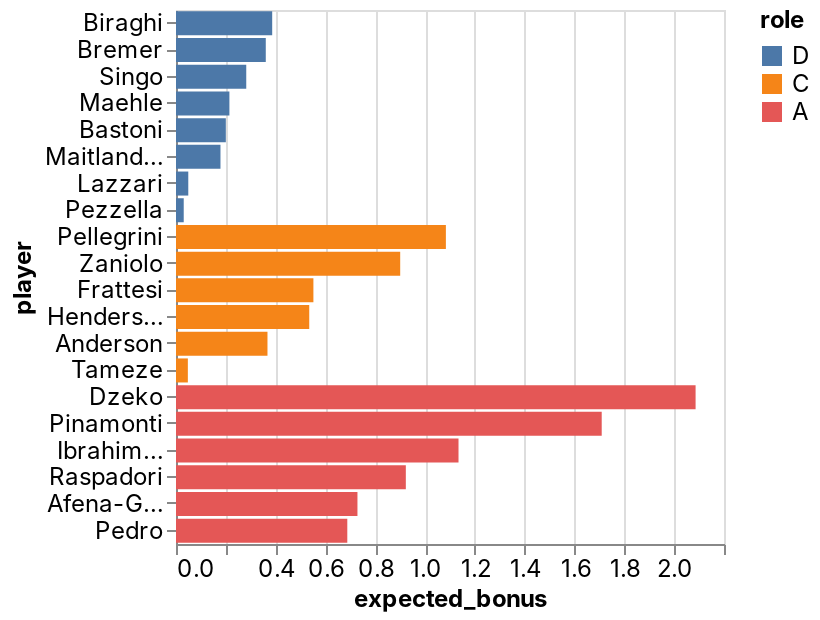

Source (notebook cell):
### Code cell
_deepnote_run_altair(team, """{"$schema":"https://vega.github.io/schema/vega-lite/v4.json","mark":{"type":"bar","tooltip":{"content":"data"}},"height":220,"autosize":{"type":"fit"},"data":{"name":"placeholder"},"encoding":{"x":{"field":"expected_bonus","type":"quantitative","sort":null,"scale":{"type":"linear","zero":false}},"y":{"field":"player","type":"nominal","sort":null,"scale":{"type":"linear","zero":true}},"color":{"field":"role","type":"nominal","sort":null,"scale":{"type":"linear","zero":false}}}}""")

### Figure 1 — Vega-Lite specification as saved in the notebook (floating-point values rounded to 4 significant figures)
{"config": {"view": {"continuousWidth": 400, "continuousHeight": 300}, "area": {"fill": "#51C0E9"}, "axis": {"labelFont": "Inter, sans-serif", "labelFontSize": 12, "labelFontWeight": "normal", "labelLimit": 60, "labelOverlap": "greedy", "titleFont": "Inter, sans-serif", "titleFontSize": 12, "titleFontWeight": "bold"}, "background": "#ffffff", "legend": {"labelFont": "Inter, sans-serif", "labelFontSize": 12, "titleFont": "Inter, sans-serif", "titleFontSize": 12, "titleFontWeight": "bold"}, "line": {"stroke": "#51C0E9", "strokeWidth": 2}, "rect": {"fill": "#51C0E9"}, "title": {"anchor": "start", "color": "#000000", "font": "Inter, sans-serif", "fontSize": 22, "fontWeight": "normal"}}, "data": {"name": "data-f08d626495571c756fb4d27df9ed45ed"}, "mark": {"type": "bar", "tooltip": {"content": "data"}}, "autosize": {"type": "fit"}, "encoding": {"color": {"type": "nominal", "field": "role", "scale": {"type": "linear", "zero": false}, "sort": null}, "x": {"type": "quantitative", "field": "expected_bonus", "scale": {"type": "linear", "zero": false}, "sort": null}, "y": {"type": "nominal", "field": "player", "scale": {"type": "linear", "zero": true}, "sort": null}}, "height": 300, "width": "container", "$schema": "https://vega.github.io/schema/vega-lite/v4.json", "datasets": {"data-f08d626495571c756fb4d27df9ed45ed": [{"fanta_team": "Rione Monti", "role": "D", "player": "Biraghi", "team": "Fiorentina", "opponent": "Sampdoria", "date": "2022-05-16T00:00:00", "expected_bonus": 0.3862}, {"fanta_team": "Rione Monti", "role": "D", "player": "Bremer", "team": "Torino", "opponent": "Verona", "date": "2022-05-14T00:00:00", "expected_bonus": 0.3604}, {"fanta_team": "Rione Monti", "role": "D", "player": "Singo", "team": "Torino", "opponent": "Verona", "date": "2022-05-14T00:00:00", "expected_bonus": 0.282}, {"fanta_team": "Rione Monti", "role": "D", "player": "Maehle", "team": "Atalanta", "opponent": "AC Milan", "date": "2022-05-15T00:00:00", "expected_bonus": 0.2144}, {"fanta_team": "Rione Monti", "role": "D", "player": "Bastoni", "team": "Spezia", "opponent": "Udinese", "date": "2022-05-14T00:00:00", "expected_bonus": 0.2}, {"fanta_team": "Rione Monti", "role": "D", "player": "Maitland-Niles", "team": "Roma", "opponent": "Venezia", "date": "2022-05-14T00:00:00", "expected_bonus": 0.1785}, {"fanta_team": "Rione Monti", "role": "D", "player": "Lazzari", "team": "Lazio", "opponent": "Juventus", "date": "2022-05-16T00:00:00", "expected_bonus": 0.04931}, {"fanta_team": "Rione Monti", "role": "D", "player": "Pezzella", "team": "Atalanta", "opponent": "AC Milan", "date": "2022-05-15T00:00:00", "expected_bonus": 0.03103}, {"fanta_team": "Rione Monti", "role": "C", "player": "Pellegrini", "team": "Roma", "opponent": "Venezia", "date": "2022-05-14T00:00:00", "expected_bonus": 1.083}, {"fanta_team": "Rione Monti", "role": "C", "player": "Zaniolo", "team": "Roma", "opponent": "Venezia", "date": "2022-05-14T00:00:00", "expected_bonus": 0.9001}, {"fanta_team": "Rione Monti", "role": "C", "player": "Frattesi", "team": "Sassuolo", "opponent": "Bologna", "date": "2022-05-15T00:00:00", "expected_bonus": 0.5516}, {"fanta_team": "Rione Monti", "role": "C", "player": "Henderson", "team": "Empoli", "opponent": "Salernitana", "date": "2022-05-14T00:00:00", "expected_bonus": 0.5349}, {"fanta_team": "Rione Monti", "role": "C", "player": "Anderson", "team": "Lazio", "opponent": "Juventus", "date": "2022-05-16T00:00:00", "expected_bonus": 0.3672}, {"fanta_team": "Rione Monti", "role": "C", "player": "Tameze", "team": "Verona", "opponent": "Torino", "date": "2022-05-14T00:00:00", "expected_bonus": 0.04756}, {"fanta_team": "Rione Monti", "role": "A", "player": "Dzeko", "team": "Inter", "opponent": "Cagliari", "date": "2022-05-15T00:00:00", "expected_bonus": 2.086}, {"fanta_team": "Rione Monti", "role": "A", "player": "Pinamonti", "team": "Empoli", "opponent": "Salernitana", "date": "2022-05-14T00:00:00", "expected_bonus": 1.709}, {"fanta_team": "Rione Monti", "role": "A", "player": "Ibrahimovic", "team": "AC Milan", "opponent": "Atalanta", "date": "2022-05-15T00:00:00", "expected_bonus": 1.134}, {"fanta_team": "Rione Monti", "role": "A", "player": "Raspadori", "team": "Sassuolo", "opponent": "Bologna", "date": "2022-05-15T00:00:00", "expected_bonus": 0.9227}, {"fanta_team": "Rione Monti", "role": "A", "player": "Afena-Gyan", "team": "Roma", "opponent": "Venezia", "date": "2022-05-14T00:00:00", "expected_bonus": 0.7285}, {"fanta_team": "Rione Monti", "role": "A", "player": "Pedro", "team": "Lazio", "opponent": "Juventus", "date": "2022-05-16T00:00:00", "expected_bonus": 0.6877}]}}
